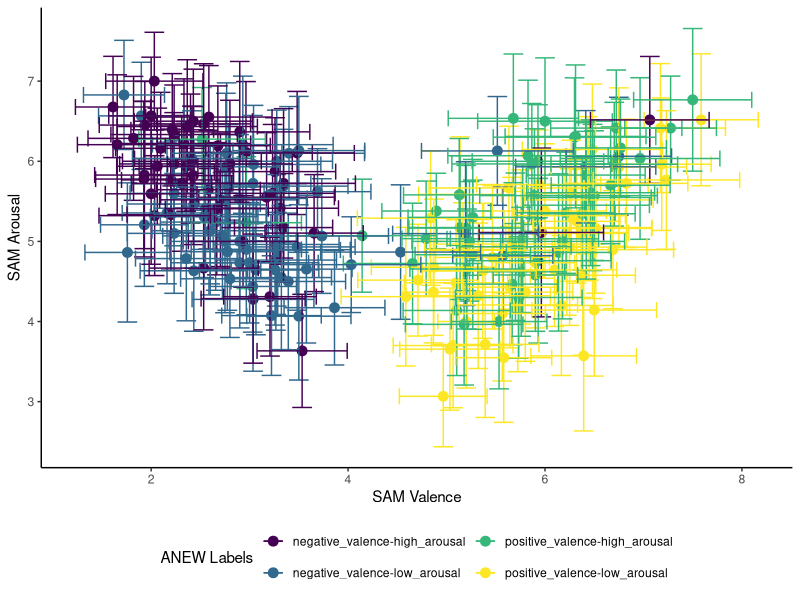
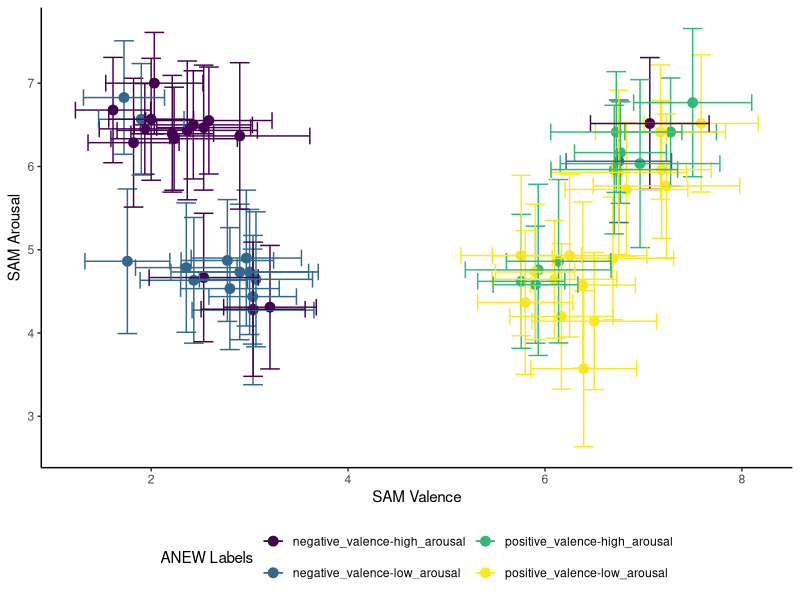
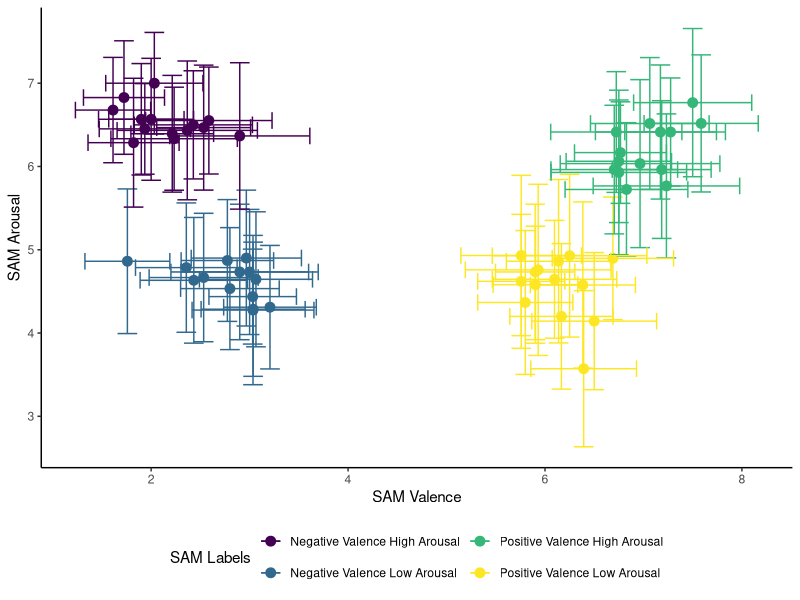
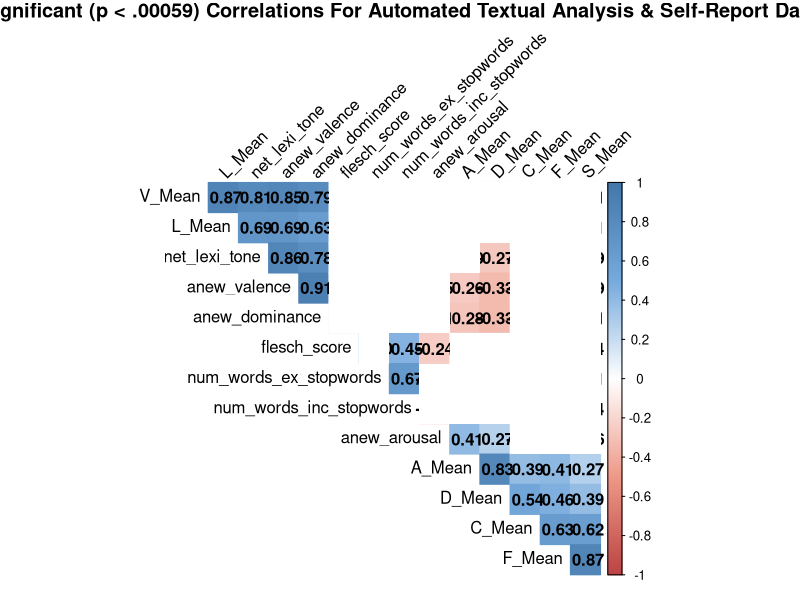

These charts were generated, in order, by the following R code:

# This package lets you read in the .dta file
library(haven)

# This package lets you read in the excel file
library(readxl)

# Read In Data
#df <- read_dta('News Bias Long w anew.dta')

df <- read_excel("mturk_merged_data.xlsx")

# Create anew_valence_label variable
df$anew_valence_label <- ifelse(df$anew_valence <= 5, "negative_valence", "positive_valence")

# Create anew_arousal_label variable
df$anew_arousal_label <- ifelse(df$anew_arousal <= 5, "low_arousal", "high_arousal")

# Load packages for summarizing data
library(dplyr)
library(tidyr)

# Make a dataframe that only encodes the headline number 
unique_doc_id <- df %>% distinct(doc_id)

# Group by doc_id, create a new dataframe with the average V and A scores, and confidence intervals
# Add the ANEW dictinary labels for arousal and valence
means_df <- df %>%
  group_by(doc_id) %>%
  summarize(
    mean_valence = V_Mean,
    mean_arousal = A_Mean,
    ci_valence = 1.96 * V_SD / sqrt(Obs),
    ci_arousal = 1.96 * A_SD / sqrt(Obs)
  ) %>%
  right_join(unique_doc_id, by = "doc_id") %>%
  left_join(df %>% distinct(doc_id, anew_valence_label, anew_arousal_label, headline), by = "doc_id")

# Concatenate "anew_valence_label" and "anew_arousal_label"
anew_scores <- paste(means_df$anew_valence_label, means_df$anew_arousal_label, sep = "-")

# Add the new column to the dataframe
means_df <- cbind(means_df, anew_scores)

# Load package for plotting
library(ggplot2)
library(viridis)

# Make a circumplex plot
ggplot(means_df, aes(x = mean_valence, y = mean_arousal, color = anew_scores)) +
  geom_point(size = 3) +
  geom_errorbar(aes(ymin = mean_arousal - ci_arousal, ymax = mean_arousal + ci_arousal), width = 0.2) +
  geom_errorbarh(aes(xmin = mean_valence - ci_valence, xmax = mean_valence + ci_valence), height = 0.2) +
  labs(x = "SAM Valence", y = "SAM Arousal", color = "ANEW Labels") +
  theme_classic() +
  scale_color_viridis_d() +
  theme(legend.position = "bottom",
        legend.box = "horizontal") +
  guides(color = guide_legend(nrow = 2))

# Lets select the top/bottom 20 headlines on arousal/valence

library(dplyr)

# Select Headlines For each Cell

# Filter negative valence low arousal (NLA) where both mean_valence < 5 and mean_arousal < 5
nla_total <- means_df %>%
  filter(mean_valence < 5, mean_arousal < 5)

# Filter negative valence high arousal (NHA) where mean_valence < 5 and mean_arousal > 5
nha_total <- means_df %>%
  filter(mean_valence < 5, mean_arousal > 5)

# Filter positive valence low arousal (PLA) where mean_valence > 5 and mean_arousal < 5
pla_total <- means_df %>%
  filter(mean_valence > 5, mean_arousal < 5)

# Filter positive valence high arousal (PHA) where mean_valence > 5 and mean_arousal > 5
pha_total <- means_df %>%
  filter(mean_valence > 5, mean_arousal > 5)

# Select top 14 headlines for each cell
nla <- nla_total %>%
  arrange(mean_valence, mean_arousal)
nla <- head(nla,14)

nha <- nha_total %>%
  arrange(mean_arousal, mean_valence)
nha <- tail(nha,14)

pla <- pla_total %>%
  arrange(desc(mean_valence), mean_arousal)
pla <- head(pla,14)

pha <- pha_total %>%
  arrange(desc(mean_valence), desc(mean_arousal))
pha <- head(pha,14)

#combine subset data
cells_combo <- bind_rows(nla, nha, pla, pha) 

# Add SAM labels
# N = Negative Valence, P = Positive Valence
# LA = Low Arousal, HA = High Arousal
cells_combo$sam_valence_label <- ifelse(cells_combo$mean_valence <= 5, "Negative Valence", "Positive Valence")
cells_combo$sam_valence_label_short <- ifelse(cells_combo$mean_valence <= 5, "N", "P")
cells_combo$sam_arousal_label <- ifelse(cells_combo$mean_arousal <= 5, "Low Arousal", "High Arousal")
cells_combo$sam_arousal_label_short <- ifelse(cells_combo$mean_arousal <= 5, "LA", "HA")
# Concatenate "anew_valence_label" and "anew_arousal_label"
cells_combo$sam_scores <- paste(cells_combo$sam_valence_label, cells_combo$sam_arousal_label, sep = " ")
cells_combo$sam_scores_short <- paste(cells_combo$sam_valence_label_short, cells_combo$sam_arousal_label_short, sep = "")

## Write out cells_combo
write.csv(cells_combo,"testing_headlines.csv", row.names = TRUE)

# Now lets make a circumplex plot for cells_combo
# This plot labels each data point using the ANEW values
ggplot(cells_combo, aes(x = mean_valence, y = mean_arousal, color = anew_scores)) +
  geom_point(size = 3) +
  geom_errorbar(aes(ymin = mean_arousal - ci_arousal, ymax = mean_arousal + ci_arousal), width = 0.2) +
  geom_errorbarh(aes(xmin = mean_valence - ci_valence, xmax = mean_valence + ci_valence), height = 0.2) +
  labs(x = "SAM Valence", y = "SAM Arousal", color = "ANEW Labels") +
  theme_classic() +
  scale_color_viridis_d() +
  theme(legend.position = "bottom",
        legend.box = "horizontal") +
  guides(color = guide_legend(nrow = 2))


# Now lets make a circumplex plot for cells_combo
# This plot labels each data point using the SAM values
ggplot(cells_combo, aes(x = mean_valence, y = mean_arousal, color = sam_scores)) +
  geom_point(size = 3) +
  geom_errorbar(aes(ymin = mean_arousal - ci_arousal, ymax = mean_arousal + ci_arousal), width = 0.2) +
  geom_errorbarh(aes(xmin = mean_valence - ci_valence, xmax = mean_valence + ci_valence), height = 0.2) +
  labs(x = "SAM Valence", y = "SAM Arousal", color = "SAM Labels") +
  theme_classic() +
  scale_color_viridis_d() +
  theme(legend.position = "bottom",
        legend.box = "horizontal") +
  guides(color = guide_legend(nrow = 2))

# Look at correlation between ANEW and self-reports
corrmatrix <- df[,c(3,7,11,15,19,23,27,37,38,40,41,42,43,44)]

## Make correlation matrix
M<-cor(corrmatrix)
head(round(M,2))


## Write a function that will make a matrix of p-values
### mat : is a matrix of data
### ... : further arguments to pass to the native R cor.test function
cor.mtest <- function(mat, ...) {
  mat <- as.matrix(mat)
  n <- ncol(mat)
  p.mat<- matrix(NA, n, n)
  diag(p.mat) <- 0
  for (i in 1:(n - 1)) {
    for (j in (i + 1):n) {
      tmp <- cor.test(mat[, i], mat[, j], ...)
      p.mat[i, j] <- p.mat[j, i] <- tmp$p.value
    }
  }
  colnames(p.mat) <- rownames(p.mat) <- colnames(mat)
  p.mat
}

## Get matrix of correlation p-values
p.mat <- cor.mtest(corrmatrix)
head(p.mat[, 1:7])

library(corrplot)

## Plot a big matrix
## Only results significant at p < .00059 are displayed (Bonferroni correction)
col <- colorRampPalette(c("#BB4444", "#EE9988", "#FFFFFF", "#77AADD", "#4477AA"))
title <- "Significant (p < .00059) Correlations For Automated Textual Analysis & Self-Report Data"
corrplot(M, method="color", col=col(200),  
         type="upper", order="hclust", 
         title=title,
         addCoef.col = "black", # Add coefficient of correlation
         tl.col="black", tl.srt=45, #Text label color and rotation
         # Combine with significance
         p.mat = p.mat, sig.level = 0.00059, insig = "blank", 
         # hide correlation coefficient on the principal diagonal
         diag=FALSE,
         mar=c(0,0,1,0)
)

# Do some diagnostics on the final dataset
sam_valence_model <- aov(mean_valence ~ sam_scores_short, data = cells_combo)
summary(sam_valence_model)
pairwise.t.test(cells_combo$mean_valence, cells_combo$sam_scores_short, p.adjust.methods = bonferroni)

sam_arousal_model <- aov(mean_arousal ~ sam_scores_short, data = cells_combo)
summary(sam_arousal_model)
pairwise.t.test(cells_combo$mean_arousal, cells_combo$sam_scores_short, p.adjust.methods = bonferroni)
